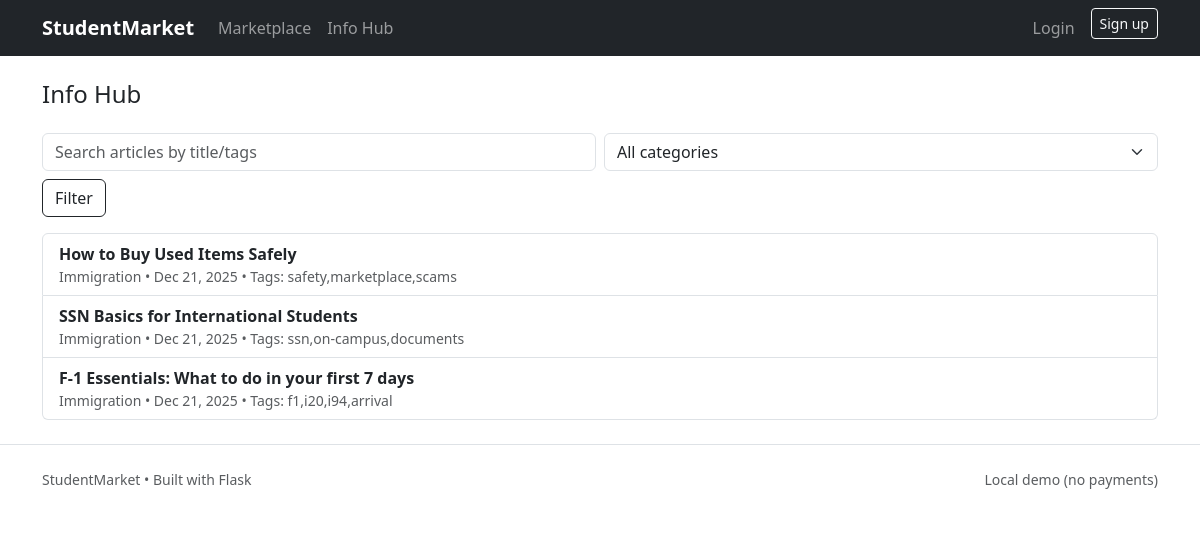
The page /info/ on the database as committed earlier.
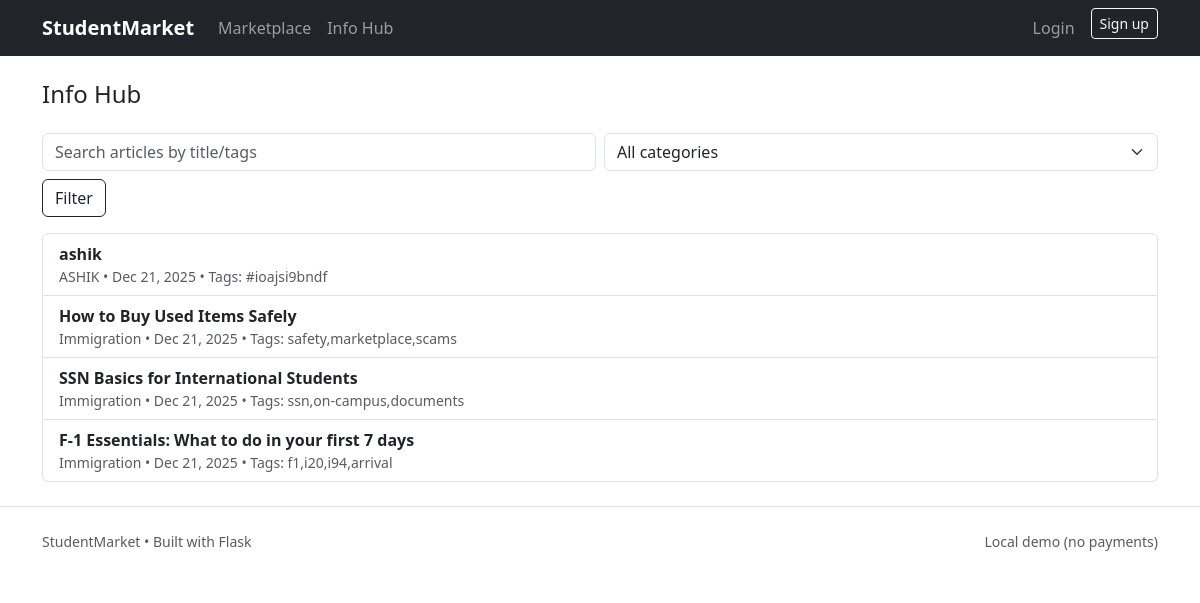
The same page on the database as committed later.
### app/models/article.py (models this page shows)
class Article(db.Model):
    __tablename__ = "articles"
    id = db.Column(db.Integer, primary_key=True)
    category_id = db.Column(db.Integer, db.ForeignKey("categories.id"), nullable=False)
    author_id = db.Column(db.Integer, db.ForeignKey("users.id"), nullable=False)
    title = db.Column(db.String(250), nullable=False)
    content = db.Column(db.Text, nullable=False)
    tags = db.Column(db.String(250), default="")
    updated_at = db.Column(db.DateTime, default=datetime.utcnow)
    category = db.relationship("Category", lazy=True)

### app/models/category.py (models this page shows, shortened)
class Category(db.Model):
    __tablename__ = "categories"
    id = db.Column(db.Integer, primary_key=True)
    name = db.Column(db.String(120), nullable=False, unique=True)
    type = db.Column(db.String(20), nullable=False)  # product | info

### app/routes/infohub.py (the view)
@info_bp.route("/")
def info_home():
    q = request.args.get("q", "").strip()
    cat = request.args.get("cat", type=int)
    query = Article.query
    if q:
        query = query.filter(Article.title.ilike(f"%{q}%") | Article.tags.ilike(f"%{q}%"))
    if cat:
        query = query.filter(Article.category_id == cat)
    articles = query.order_by(Article.updated_at.desc()).all()
    categories = Category.query.filter_by(type="info").order_by(Category.name.asc()).all()
    return render_template("infohub/info_home.html", articles=articles, categories=categories)

### app/__init__.py (called while the page is built)
def create_app():
    app = Flask(__name__)
    app.config.from_object(Config)
    db.init_app(app)
    migrate.init_app(app, db)
    login_manager.init_app(app)
    csrf.init_app(app)
    @app.context_processor
    def inject_csrf():
        return dict(csrf_token=generate_csrf)
    app.register_blueprint(auth_bp)
    app.register_blueprint(market_bp)
    app.register_blueprint(info_bp)
    app.register_blueprint(admin_bp)
    from .routes.main import main_bp
    app.register_blueprint(main_bp)
    from .cli import register_cli
    register_cli(app)
    return app

### app/templates/infohub/info_home.html (shortened to what this page needs)
{% extends "base.html" %}
{% block content %}
<div class="d-flex justify-content-between align-items-center">
  <h1 class="h4 mb-0">Info Hub</h1>
</div>
<form class="row g-2 mt-3" method="get">
  <div class="col-md-6"><input class="form-control" name="q" value="{{ request.args.get('q','') }}" placeholder="Search articles by title/tags"></div>
  <div class="col-md-6">
    <select class="form-select" name="cat">
      <option value="">All categories</option>
    </select>
  </div>
  <div class="col-12"><button class="btn btn-outline-dark">Filter</button></div>
</form>
<div class="list-group mt-3">
  {% for a in articles %}
    <a class="list-group-item list-group-item-action" href="{{ url_for('info.article_detail', article_id=a.id) }}">
      <div class="fw-semibold">{{ a.title }}</div>
      <div class="small text-muted">{{ a.category.name }} • {{ a.updated_at.strftime("%b %d, %Y") }} • Tags: {{ a.tags or "—" }}</div>
    </a>
  {% else %}
    <div class="list-group-item text-muted">No articles yet. Admin can publish one.</div>
  {% endfor %}
</div>
{% endblock %}

Rows that differ between the two databases and show on the page:
added Article: title "ashik", category.name "ASHIK", updated_at "Dec 21, 2025", tags "#ioajsi9bndf"
